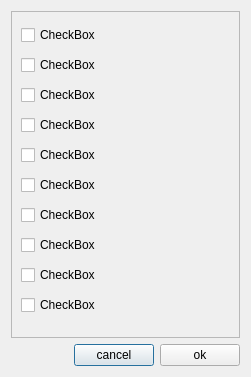
<?xml version="1.0" encoding="UTF-8"?>
<ui version="4.0">
 <class>ProgOptDialog</class>
 <widget class="QDialog" name="ProgOptDialog">
  <property name="windowModality">
   <enum>Qt::WindowModal</enum>
  </property>
  <property name="geometry">
   <rect>
    <x>0</x>
    <y>0</y>
    <width>251</width>
    <height>377</height>
   </rect>
  </property>
  <property name="windowTitle">
   <string>Dialog</string>
  </property>
  <layout class="QGridLayout" name="gridLayout_2">
   <item row="0" column="0" colspan="3">
    <widget class="QFrame" name="frmFuses">
     <property name="frameShape">
      <enum>QFrame::StyledPanel</enum>
     </property>
     <property name="frameShadow">
      <enum>QFrame::Raised</enum>
     </property>
     <layout class="QGridLayout" name="gridLayout">
      <item row="0" column="0">
       <widget class="QCheckBox" name="idRELOAD">
        <property name="text">
         <string>CheckBox</string>
        </property>
       </widget>
      </item>
      <item row="1" column="0">
       <widget class="QCheckBox" name="idREADFLASH">
        <property name="text">
         <string>CheckBox</string>
        </property>
       </widget>
      </item>
      <item row="2" column="0">
       <widget class="QCheckBox" name="idREADEEP">
        <property name="text">
         <string>CheckBox</string>
        </property>
       </widget>
      </item>
      <item row="3" column="0">
       <widget class="QCheckBox" name="idBYTESWAP">
        <property name="text">
         <string>CheckBox</string>
        </property>
       </widget>
      </item>
      <item row="4" column="0">
       <widget class="QCheckBox" name="idSETID">
        <property name="text">
         <string>CheckBox</string>
        </property>
       </widget>
      </item>
      <item row="5" column="0">
       <widget class="QCheckBox" name="idREADOSCCAL">
        <property name="text">
         <string>CheckBox</string>
        </property>
       </widget>
      </item>
      <item row="6" column="0">
       <widget class="QCheckBox" name="idERASE">
        <property name="text">
         <string>CheckBox</string>
        </property>
       </widget>
      </item>
      <item row="7" column="0">
       <widget class="QCheckBox" name="idFLASH">
        <property name="text">
         <string>CheckBox</string>
        </property>
       </widget>
      </item>
      <item row="8" column="0">
       <widget class="QCheckBox" name="idEEPROM">
        <property name="text">
         <string>CheckBox</string>
        </property>
       </widget>
      </item>
      <item row="9" column="0">
       <widget class="QCheckBox" name="idLOCK">
        <property name="text">
         <string>CheckBox</string>
        </property>
       </widget>
      </item>
     </layout>
    </widget>
   </item>
   <item row="1" column="1">
    <widget class="QPushButton" name="pushCancel">
     <property name="text">
      <string>cancel</string>
     </property>
    </widget>
   </item>
   <item row="1" column="2">
    <widget class="QPushButton" name="pushOk">
     <property name="text">
      <string>ok</string>
     </property>
    </widget>
   </item>
   <item row="1" column="0">
    <spacer name="horizontalSpacer">
     <property name="orientation">
      <enum>Qt::Horizontal</enum>
     </property>
     <property name="sizeHint" stdset="0">
      <size>
       <width>40</width>
       <height>20</height>
      </size>
     </property>
    </spacer>
   </item>
  </layout>
 </widget>
 <resources/>
 <connections/>
</ui>
